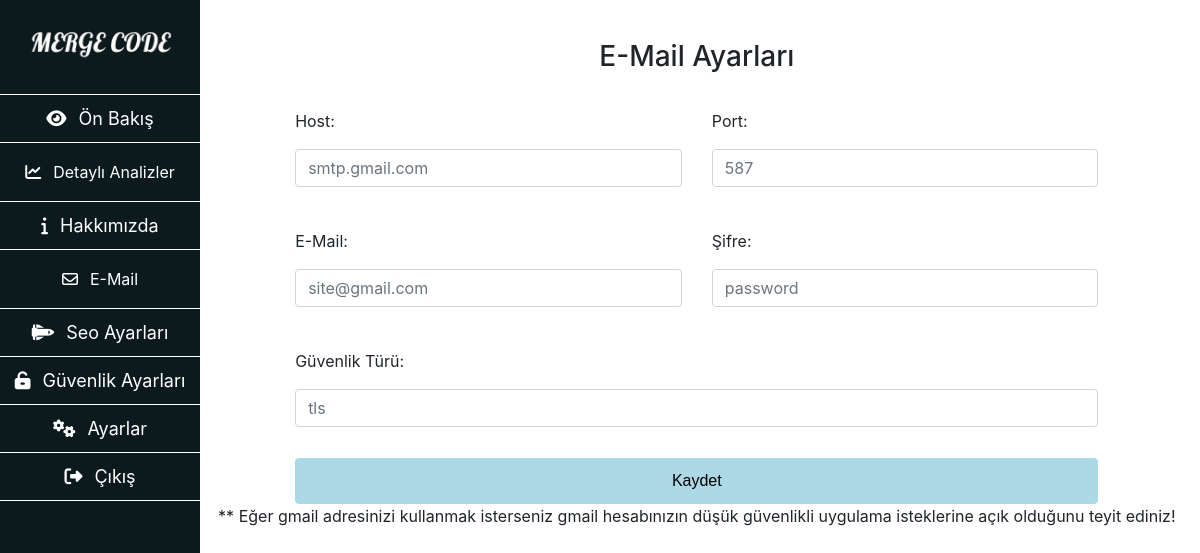
/mc-admin/email-settings.php (signed in), run on the app's committed database.
### tables this page shows
CREATE TABLE IF NOT EXISTS `mail_settings` (
  `id` int(11) NOT NULL AUTO_INCREMENT,
  `host` text NOT NULL,
  `port` int(5) NOT NULL,
  `secure` varchar(5) NOT NULL,
  `mail` text NOT NULL,
  `password` varchar(50) NOT NULL,
  PRIMARY KEY (`id`)
);

### mc-admin/language/tr.php (called while the page is built)
<?php
	$lang = array("dashboards" => "Ön Bakış","analysis" => "Detaylı Analizler","tr" => "Türkçe","en" => "İngilizce","data-buy-sell" => "Alış - Satış Verileri","data-user" => "Kullanıcı Verileri","data-subs" => "Abone Verileri","data-live-support" => "Canlı Destek Verileri","live-support" => "Canlı Destek","live-support-bot" => "Canlı Destek - Bot -","live-support-customize" => "Canlı Destek Özelleştirme","theme-settings" => "Tema Ayarları","seo-settings" => "Seo Ayarları","security-settings" => "Güvenlik Ayarları","settings" => "Ayarlar","exit" => "Çıkış","index-box-1" => "Kullanıcı Sayısı","index-box-2" => "Ürün Satışı","index-box-3" => "Canlı Destek","about-us" => "Hakkımızda","username" => "Kullanıcı Adı","email" => "E-Mail","email-settings" => "E-Mail Ayarları","send-email" => "E-Mail Gönder","new-password" => "Yeni Şifre","new-password-again" => "Yeni Şifre (Tekrar)","save" => "Kaydet","select-lang" => "Dil Seçin","id" => "ID","host" => "Host","port" => "Port","secure" => "Güvenlik Türü","password" => "Şifre","title" => "Başlık","about-us-page-title" => "Hakkımızda Sayfası Başlığı","about-us-content" => "Hakkımızda Sayfası İçeriği","data-subs-box-1" => "Aboneler Sayfası İlk Kutu","data-subs-box-2" => "Aboneler Sayfası İkinci Kutu","data-subs-box-3" => "Aboneler Sayfası Üçüncü Kutu","data-subs-chart-title-1" => "Aboneler Sayfası Chart 1 Başlığı","data-subs-chart-title-2" => "Aboneler Sayfası Chart 2 Başlığı","data-subs-chart-title-3" => "Aboneler Sayfası Chart 3 Başlığı","data-subs-chart-content-1" => "Aboneler Sayfası Chart 1 İçeriği","data-subs-chart-content-2" => "Aboneler Sayfası Chart 2 İçeriği","data-subs-chart-content-3" => "Aboneler Sayfası Chart 3 İçeriği","search" => "Ara..","language-settings" => "Dil Ayarları","translate" => "Çevirisi","variable" => "Değişken",	);
?>

### mc-admin/email-settings.php (the view, shortened to what this page needs)
<?php include("header.php"); ?>
<?php
	$sorgu = $conn->query("SELECT * FROM mail_settings WHERE id='1'");
	while ($mail_settings_oku = mysqli_fetch_array($sorgu)) {
		$host = $mail_settings_oku['host'];
		$port = $mail_settings_oku['port'];
		$email = $mail_settings_oku['mail'];
		$password = $mail_settings_oku['password'];
		$secure = $mail_settings_oku['secure'];
	}
?>
<div class="container-fluid h-100">
	<div class="row h-100">
		<div class="col-lg-2 col-md-2 col-sm-12 col-xs-12" id="sidebar">
			<?php include("sidebar.php"); ?>
		</div>
			<?php include("sidebar-mobile.php"); ?>
		<div id="main-content" class="col-lg-10 col-md-10 col-sm-12 col-xs-12">
			<div class="row justify-content-md-center">
				<div class="col-md-10 col-sm-12">
					<form id="frm" class="row">
						<div class="col-12" style="text-align: center;">
		        			<div id="sonuc"></div><br />
		        		</div>
						<h3 class="col-12 text-center pt-3"><?php echo $lang["email-settings"];?></h3>
						<div class="col-md-6 col-sm-12" style="float:left; margin-top: 12px; padding-top: 15px; padding-bottom: 15px">
							<p><?php echo $lang["host"];?>:</p>
							<input type="text" class="form-control" name="host" placeholder="<?php echo $host;?>" aria-describedby="basic-addon1">
						</div>
						<div class="col-md-6 col-sm-12" style="float: left; margin-top: 12px; padding-top: 15px; padding-bottom: 15px">
							<p><?php echo $lang["port"];?>:</p>
							<input type="text" class="form-control" name="port" placeholder="<?php echo $port;?>" aria-describedby="basic-addon1">
						</div>
						<div class="col-md-6 col-sm-12" style="float: left; margin-top: 12px; padding-top: 15px; padding-bottom: 15px">
							<p><?php echo $lang["email"];?>:</p>
							<input type="email" class="form-control" name="email" placeholder="<?php echo $email;?>" aria-describedby="basic-addon1">
						</div>
						<div class="col-md-6 col-sm-12" style="float: left; margin-top: 12px; padding-top: 15px; padding-bottom: 15px">
							<p><?php echo $lang["password"];?>:</p>
							<input type="text" class="form-control" name="password" placeholder="<?php echo $password;?>" aria-describedby="basic-addon1">
						</div>
						<div class="col-md-12 col-sm-12" style="float: left; margin-top: 12px; padding-top: 15px; padding-bottom: 15px">
							<p><?php echo $lang["secure"];?>:</p>
							<input type="text" class="form-control" name="secure" placeholder="<?php echo $secure; ?>" aria-describedby="basic-addon1">
						</div>
						<div class="col-12">
							<input style="width: 100%; background-color: lightblue; border: solid 1px lightblue; border-radius: .25rem;
							 padding: 10px; font-family: Arial, Helvetica, sans-serif; margin-top: 2%" type="button" id="btn" value="<?php echo $lang["save"];?>">
						</div>
					</form>
				</div>
				<p>** Eğer gmail adresinizi kullanmak isterseniz gmail hesabınızın düşük güvenlikli uygulama isteklerine açık olduğunu teyit ediniz!</p>
			</div>
		</div>
	</div>
</div>

### mc-admin/css/style.css (style rules this page uses)
html, body { height:100%; }
#sidebar { background-color: #0c1a1e; color: white; height: 100%; z-index: 999; position: fixed; float: left; padding: 0; }
#main-content { margin-left: 16.4%; }

### data on the page
mail_settings: host "smtp.gmail.com", port "587", email "site@gmail.com", password "password", secure "tls"

### other printed values
$lang["dashboards"] "Ön Bakış"
$lang["analysis"] "Detaylı Analizler"
$lang["about-us"] "Hakkımızda"
$lang["email"] "E-Mail"
$lang["seo-settings"] "Seo Ayarları"
$lang["security-settings"] "Güvenlik Ayarları"
$lang["settings"] "Ayarlar"
$lang["exit"] "Çıkış"
$lang["email-settings"] "E-Mail Ayarları"
$lang["host"] "Host"
$lang["port"] "Port"
$lang["password"] "Şifre"
$lang["secure"] "Güvenlik Türü"
